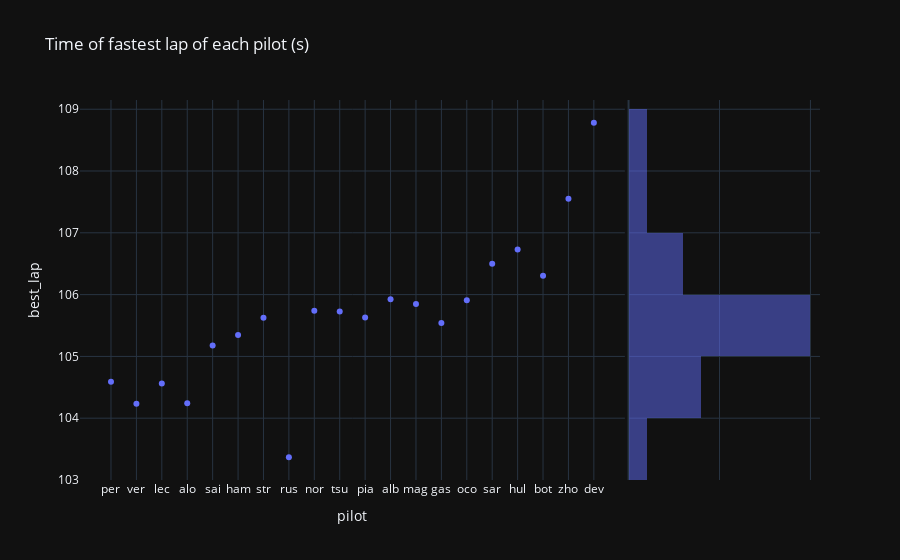

The notebook cell saved with this chart:
### Markdown cell above
### Frontend

#### Last GP

### Code cell
px.scatter(last_gp, x="pilot", y="best_lap", title="Time of fastest lap of each pilot (s)", marginal_y="histogram", template="plotly_dark")

### Figure 1 — Plotly figure (JSON) as saved in the notebook; plotly's stock layout.template omitted (floating-point values rounded to 4 significant figures)
{"data": [{"hovertemplate": "pilot=%{x}<br>best_lap=%{y}<extra></extra>", "legendgroup": "", "marker": {"color": "#636efa", "symbol": "circle"}, "mode": "markers", "name": "", "orientation": "v", "showlegend": false, "type": "scatter", "x": ["per", "ver", "lec", "alo", "sai", "ham", "str", "rus", "nor", "tsu", "pia", "alb", "mag", "gas", "oco", "sar", "hul", "bot", "zho", "dev"], "xaxis": "x", "y": [104.6, 104.2, 104.6, 104.2, 105.2, 105.3, 105.6, 103.4, 105.7, 105.7, 105.6, 105.9, 105.8, 105.5, 105.9, 106.5, 106.7, 106.3, 107.6, 108.8], "yaxis": "y"}, {"alignmentgroup": "True", "bingroup": "y", "hovertemplate": "best_lap=%{y}<br>count=%{x}<extra></extra>", "legendgroup": "", "marker": {"color": "#636efa"}, "name": "", "offsetgroup": "", "opacity": 0.5, "showlegend": false, "type": "histogram", "xaxis": "x2", "y": [104.6, 104.2, 104.6, 104.2, 105.2, 105.3, 105.6, 103.4, 105.7, 105.7, 105.6, 105.9, 105.8, 105.5, 105.9, 106.5, 106.7, 106.3, 107.6, 108.8], "yaxis": "y2"}], "layout": {"barmode": "overlay", "legend": {"tracegroupgap": 0}, "title": {"text": "Time of fastest lap of each pilot (s)"}, "xaxis": {"anchor": "y", "domain": [0, 0.7363], "title": {"text": "pilot"}}, "xaxis2": {"anchor": "y2", "domain": [0.7413, 1], "matches": "x2", "showgrid": true, "showline": false, "showticklabels": false, "ticks": ""}, "yaxis": {"anchor": "x", "domain": [0, 1], "title": {"text": "best_lap"}}, "yaxis2": {"anchor": "x2", "domain": [0, 1], "matches": "y", "showgrid": true, "showticklabels": false}}}
